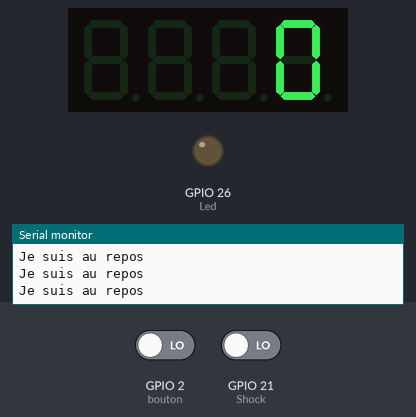
Bench run of a sketch on a simulated ESP32. Parts: 4-digit seven-segment display, output pins drawn as LEDs (lit = HIGH), the last lines printed to the serial monitor. Inputs (shaded band) come from the test bench; at power-on: GPIO 21 (Shock) LOW, GPIO 2 (bouton) LOW. WiFi joins after 1.5 s; servers stay silent unless stated.

Above: at 3.2 s.
3.3 s: GPIO 21 (Shock) driven HIGH
At 4.4 s:
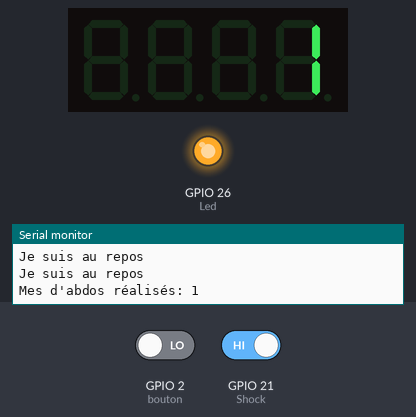
6.5 s: GPIO 2 (bouton) driven HIGH
At 7.7 s:
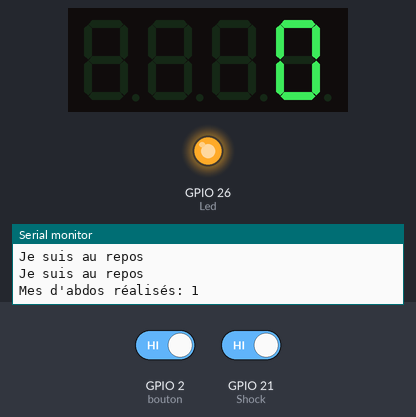
8.0 s: GPIO 21 (Shock) driven LOW
At 9.1 s:
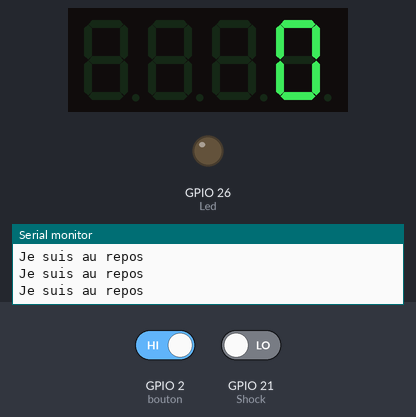
Timing chart, 0 to 10.5 s (numbered marks = the images above; inputs shaded):
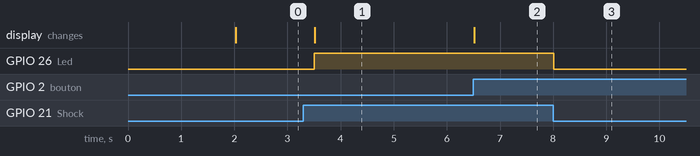

Measured:
- after the input at 3.3 s, GPIO 26 (Led): LOW → HIGH after 0.21 s; the display: changes after 0.21 s (image 1)
- after the input at 6.5 s, the display: changes at once (image 2)
- after the input at 8.0 s, GPIO 26 (Led): HIGH → LOW at once

The sketch:

index.ino
```cpp
#include <WiFi.h>
#include <WebServer.h>
#include <WebSocketsServer.h>
#include "SevSeg.h"

const char* ssid = "Babasque";
const char* password = "motdepasse";

WebServer server(80);
WebSocketsServer webSocket = WebSocketsServer(81);

const int Led = 26;
const int bouton = 2;
const int Shock = 21;
int score = 0;
int oldVal = LOW;
unsigned long lastUpdateTime = 0;
const unsigned long updateInterval = 500;

SevSeg sevseg;

// Websocket
void webSocketEvent(uint8_t num, WStype_t type, uint8_t* payload, size_t length) {
  switch (type) {
    case WStype_DISCONNECTED:
      Serial.printf("[%u] Déconnecté!\n", num);
      break;
    case WStype_CONNECTED:
      {
        IPAddress ip = webSocket.remoteIP(num);
        Serial.printf("[%u] Connecté à: %d.%d.%d.%d\n", num, ip[0], ip[1], ip[2], ip[3]);
        break;
      }
    case WStype_TEXT:
      {
        String message = String((char*)payload);
        Serial.printf("[%u] Reçu un message texte: %s\n", num, message.c_str());
        break;
      }
    case WStype_BIN:
      Serial.printf("[%u] Reçu un message binaire de longueur: %u\n", num, length);
      break;
    default:
      break;
  }
}

// Se connecter à la wifi
void setupWiFi() {
  WiFi.begin(ssid, password);
  while (WiFi.status() != WL_CONNECTED) {
    delay(1000);
    Serial.println("Connecting to WiFi...");
  }
  Serial.println("Connected to WiFi");
}

// Setup de l'écran
void setupSevSeg() {
  byte numDigits = 4;
  byte digitPins[] = { 32, 13, 14, 15 };
  byte segmentPins[] = { 33, 25, 22, 19, 18, 12, 23, 5 };
  bool updateWithDelays = false;
  sevseg.begin(COMMON_ANODE, numDigits, digitPins, segmentPins, updateWithDelays);
  sevseg.setBrightness(100);
}

// Setup du serveur et du rendu HTML
void setupServer() {
  server.on("/", HTTP_GET, []() {
    String html = "<!DOCTYPE html><html><head><title>S&eacute;rie d'abdominaux</title><style>body {font-family: Arial, sans-serif;background-color: #f0f0f0;text-align: center;}.container {margin-top: 50px;padding: 20px;background-color: #fff;border-radius: 10px;box-shadow: 0 0 10px rgba(0, 0, 0, 0.1);}#score {font-size: 40px;font-weight: bold;color: #27ae60;}</style></head><body><div class='container'><h1>S&eacute;rie d'abdominaux</h1><p>Positionnez vous et suivez votre nombre d'abdominaux en temps r&eacute;el</p><div id='score'>Vous avez fait " + String(score) + " abdominaux</div></div><script type='text/javascript'>var socket = new WebSocket('ws://' + window.location.hostname + ':81/');socket.onmessage = function(event) {document.getElementById('score').innerHTML = event.data;};</script></body></html>";
    server.send(200, "text/html", html);
  });
  server.begin();
}

void setup() {
  pinMode(Led, OUTPUT);
  pinMode(Shock, INPUT);
  pinMode(bouton, INPUT);
  Serial.begin(9600);

  setupWiFi();
  setupSevSeg();
  setupServer();
  webSocket.begin();
  webSocket.onEvent(webSocketEvent);

  Serial.print("Adresse IP: ");
  Serial.println(WiFi.localIP());
}

void loop() {
  server.handleClient();
  webSocket.loop();

  if (millis() - lastUpdateTime >= updateInterval) {
    lastUpdateTime = millis();
    int etat = digitalRead(bouton);

    if (etat == HIGH) {
      score = 0;
      webSocket.broadcastTXT("Vous avez fait " + String(score) + " abdominaux");
    }
    if (digitalRead(Shock) == HIGH) {
      if (oldVal != HIGH) {
        score++;
        oldVal = HIGH;
        digitalWrite(Led, HIGH);
        Serial.print("Mes d'abdos réalisés: ");
        Serial.println(score);
        if (score > 0) {
          webSocket.broadcastTXT("Vous avez fait " + String(score) + " abdominaux");
        }
      }
    } else {
      oldVal = LOW;
      digitalWrite(Led, LOW);
      Serial.println("Je suis au repos");
    }
  }

  sevseg.setNumber(score);
  sevseg.refreshDisplay();
}
```
